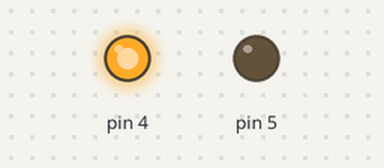
Bench run of a sketch on a simulated Arduino Uno, built with avr-gcc and run on an emulated ATmega328P. Parts: output pins drawn as LEDs (lit = HIGH).

Above: at 2.5 s.
At 7.5 s:
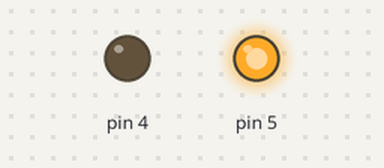
Timing chart, 0 to 13.0 s (numbered marks = the images above):
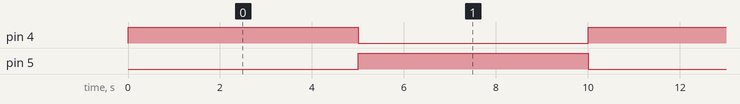

The sketch:

motor_test_code.ino
```cpp
void setup()
{
  for(int i=4;i<6;i++)
  {
    pinMode(i,OUTPUT);
  }
}

void loop()
{
  digitalWrite(4, HIGH);
  digitalWrite(5, LOW);

  delay(5000);

  digitalWrite(4, LOW);
  digitalWrite(5, HIGH);

  delay(5000);
}
```

Measured:
- by itself, pin 4, pin 5: alternates HIGH for 5.0 s and LOW for 5.0 s
